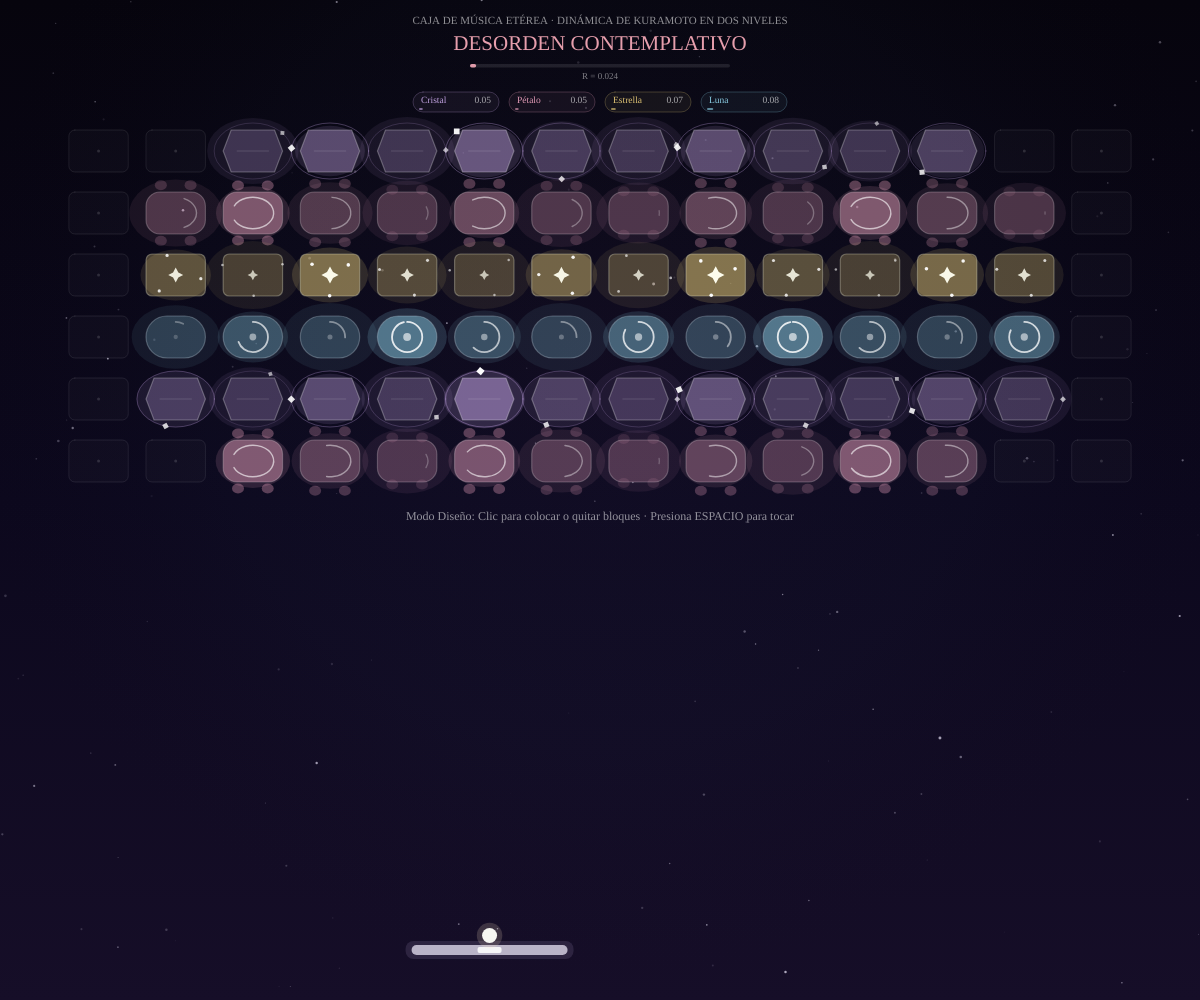
Frame 1 (no input)
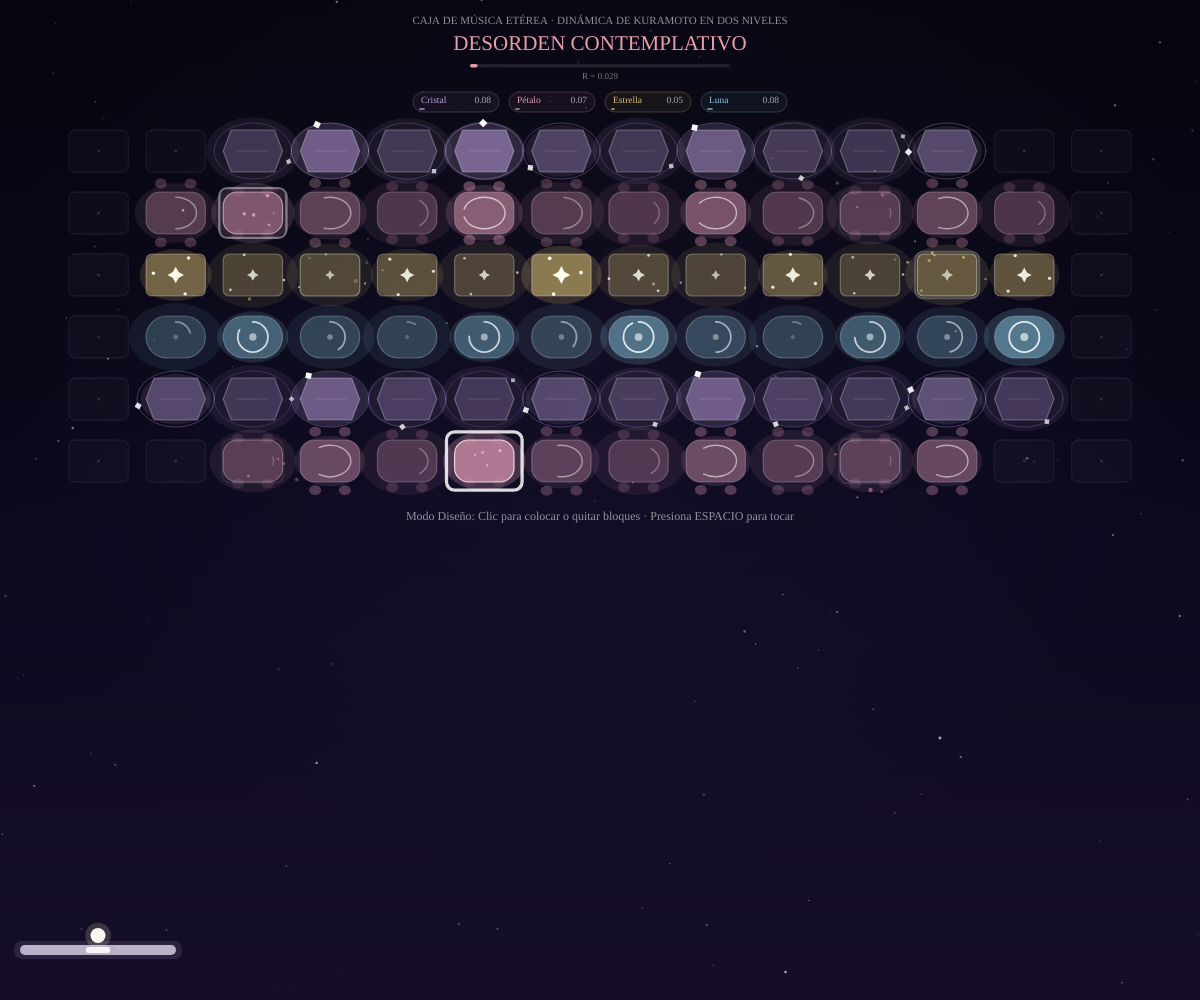
Frame 60 (no input)
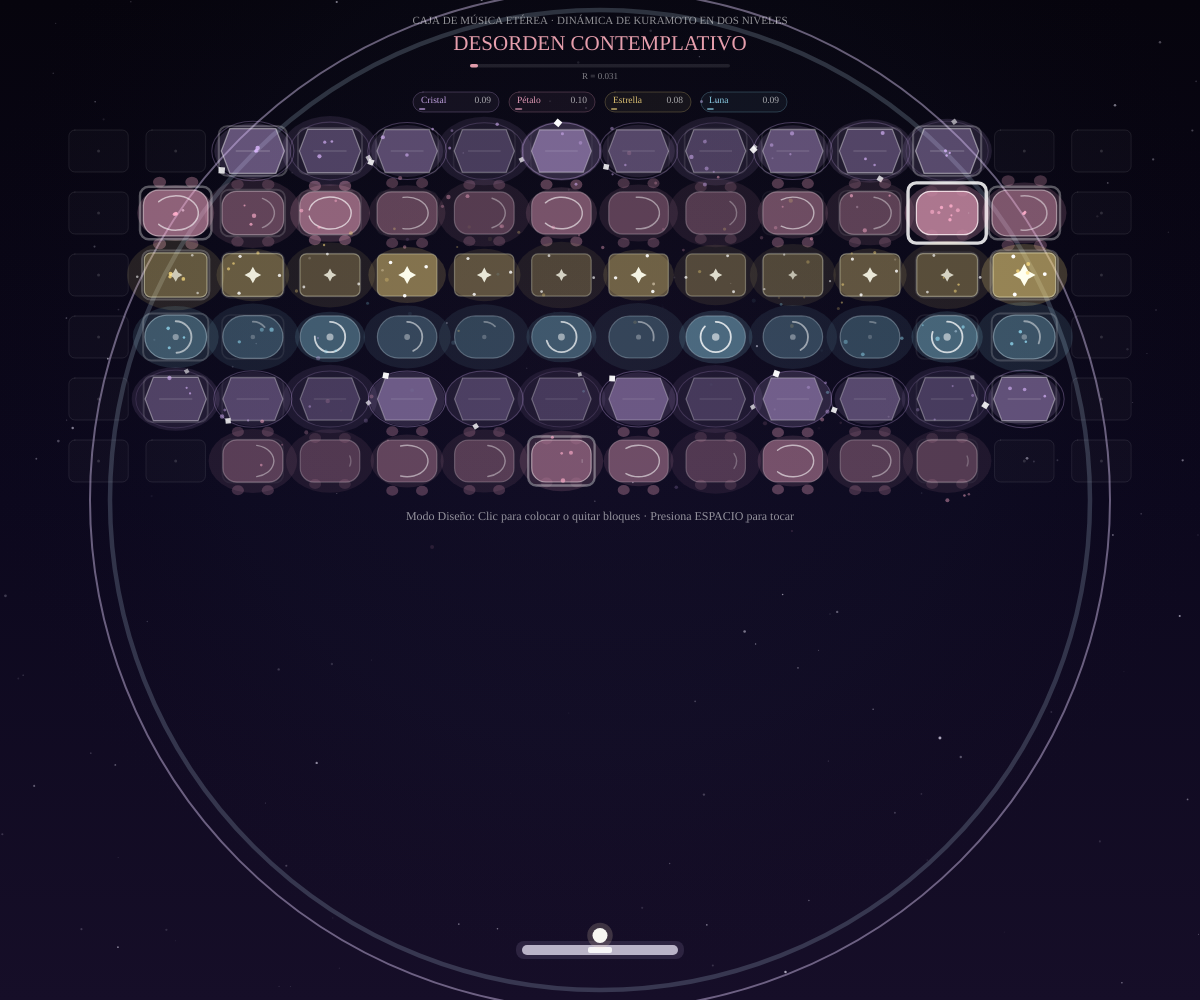
Frame 120 (the mouse pressed at the canvas centre since frame 60)

The p5.js sketch that drew these frames (run headless with seeded random() and noise() and a simulated clock; from frame 60 on, the mouse is pressed at the canvas centre):

// p5.js sketch
// ── sketch.js
/**
 * ============================================================================
 * CAJA DE MÚSICA ETÉREA GENERATIVA BASADA EN KURAMOTO
 * ============================================================================
 * Experiencia audiovisual performativa y contemplativa para la Web.
 * 
 * Dinámica matemática de Kuramoto:
 * dθᵢ/dt = ωᵢ + Σⱼ Kᵢⱼ sin(θⱼ - θᵢ) + ξᵢ(t)
 * 
 * Sincronización lenta y progresiva (~1 minuto):
 * - K rescalado para una convergencia suave y meditativa.
 * - dθᵢ/dt acotado estrictamente hacia adelante para evitar oscilaciones
 *   negativas o inestabilidad numérica.
 * - Fases iniciales distribuidas uniformemente por proporción áurea.
 * 
 * Interacción performativa:
 * - Modo Diseño (SETUP) para colocar/quitar bloques en la constelación.
 * - Modo Tocar (PLAY) con la pelota etérea y el paddle.
 * - La pelota al golpear un bloque reinicia 100% su tiempo (phase = 0).
 * - Control de velocidad de la pelota.
 * - Al salir del campo: onda expansiva luminosa que desorganiza armónicamente.
 * ============================================================================
 */

// ============================================================================
// 1. MOTOR DE AUDIO WEB AUDIO API
// ============================================================================
class EtherealAudioEngine {
  constructor() {
    this.ctx = null;
    this.masterGain = null;
    this.limiter = null;
    this.reverbNode = null;
    this.isReady = false;
  }

  init() {
    if (this.isReady) return;
    try {
      const AudioContext = window.AudioContext || window.webkitAudioContext;
      this.ctx = new AudioContext();

      // Limitador / Compresor Maestro
      this.limiter = this.ctx.createDynamicsCompressor();
      this.limiter.threshold.setValueAtTime(-14, this.ctx.currentTime);
      this.limiter.knee.setValueAtTime(8, this.ctx.currentTime);
      this.limiter.ratio.setValueAtTime(14, this.ctx.currentTime);
      this.limiter.attack.setValueAtTime(0.003, this.ctx.currentTime);
      this.limiter.release.setValueAtTime(0.20, this.ctx.currentTime);

      this.masterGain = this.ctx.createGain();
      this.masterGain.gain.setValueAtTime(0.75, this.ctx.currentTime);

      // Reverberación convolutiva procedural etérea
      this.reverbNode = this.createEtherealReverb(2.6, 2.2);

      this.reverbGain = this.ctx.createGain();
      this.reverbGain.gain.setValueAtTime(0.48, this.ctx.currentTime);

      this.dryGain = this.ctx.createGain();
      this.dryGain.gain.setValueAtTime(0.65, this.ctx.currentTime);

      this.limiter.connect(this.dryGain);
      this.dryGain.connect(this.masterGain);

      this.limiter.connect(this.reverbNode);
      this.reverbNode.connect(this.reverbGain);
      this.reverbGain.connect(this.masterGain);

      this.masterGain.connect(this.ctx.destination);
      this.isReady = true;

      const banner = document.getElementById("audio-prompt");
      if (banner) banner.style.display = "none";
    } catch (e) {
      console.warn("Web Audio API inicialización diferida:", e);
    }
  }

  resume() {
    if (this.ctx && this.ctx.state === "suspended") {
      this.ctx.resume();
    }
  }

  createEtherealReverb(duration, decay) {
    const sampleRate = this.ctx.sampleRate;
    const length = sampleRate * duration;
    const impulse = this.ctx.createBuffer(2, length, sampleRate);
    const left = impulse.getChannelData(0);
    const right = impulse.getChannelData(1);

    for (let i = 0; i < length; i++) {
      const t = i / length;
      const factor = Math.exp(-t * decay * 3.5);
      left[i] = (Math.random() * 2 - 1) * factor;
      right[i] = (Math.random() * 2 - 1) * factor;
    }

    const convolver = this.ctx.createConvolver();
    convolver.buffer = impulse;
    return convolver;
  }

  playNote(familyId, freq, panX, isPerturbed = false) {
    if (!this.isReady) return;
    this.resume();

    const now = this.ctx.currentTime;

    // Escalar dinámicamente la ganancia según el total de bloques activos
    // para que incluso con 80+ bloques sonando juntos, la mezcla sea cristalina
    const blockCount = Math.max(16, blocks.length);
    const polyScale = constrain(24 / blockCount, 0.32, 1.0);

    const panner = this.ctx.createStereoPanner ? this.ctx.createStereoPanner() : null;
    if (panner) {
      panner.pan.setValueAtTime(constrain(panX, -0.85, 0.85), now);
      panner.connect(this.limiter);
    }

    const dest = panner || this.limiter;

    switch (familyId) {
      case 0:
        this.synthCrystal(freq, dest, now, isPerturbed, polyScale);
        break;
      case 1:
        this.synthPetal(freq, dest, now, isPerturbed, polyScale);
        break;
      case 2:
        this.synthStar(freq, dest, now, isPerturbed, polyScale);
        break;
      case 3:
        this.synthMoon(freq, dest, now, isPerturbed, polyScale);
        break;
    }
  }

  synthCrystal(freq, dest, now, isPerturbed, polyScale = 1.0) {
    const osc1 = this.ctx.createOscillator();
    const osc2 = this.ctx.createOscillator();
    const gain = this.ctx.createGain();

    osc1.type = "sine";
    osc2.type = "sine";
    osc1.frequency.setValueAtTime(freq, now);
    osc2.frequency.setValueAtTime(freq * 2 + 1.2, now);

    const amp = (isPerturbed ? 0.08 : 0.05) * polyScale;
    const dur = isPerturbed ? 1.7 : 2.1;

    gain.gain.setValueAtTime(0.0001, now);
    gain.gain.linearRampToValueAtTime(amp, now + 0.008);
    gain.gain.exponentialRampToValueAtTime(0.0001, now + dur);

    osc1.connect(gain);
    osc2.connect(gain);
    gain.connect(dest);

    osc1.start(now);
    osc2.start(now);
    osc1.stop(now + dur + 0.05);
    osc2.stop(now + dur + 0.05);
  }

  synthPetal(freq, dest, now, isPerturbed, polyScale = 1.0) {
    const osc = this.ctx.createOscillator();
    const filter = this.ctx.createBiquadFilter();
    const gain = this.ctx.createGain();

    osc.type = "triangle";
    osc.frequency.setValueAtTime(freq, now);

    filter.type = "lowpass";
    filter.frequency.setValueAtTime(1200, now);
    filter.Q.setValueAtTime(1.5, now);

    const amp = (isPerturbed ? 0.075 : 0.045) * polyScale;
    const dur = isPerturbed ? 1.6 : 1.9;

    gain.gain.setValueAtTime(0.0001, now);
    gain.gain.linearRampToValueAtTime(amp, now + 0.015);
    gain.gain.exponentialRampToValueAtTime(0.0001, now + dur);

    osc.connect(filter);
    filter.connect(gain);
    gain.connect(dest);

    osc.start(now);
    osc.stop(now + dur + 0.05);
  }

  synthStar(freq, dest, now, isPerturbed, polyScale = 1.0) {
    const osc1 = this.ctx.createOscillator();
    const osc2 = this.ctx.createOscillator();
    const gain = this.ctx.createGain();

    osc1.type = "sine";
    osc2.type = "sine";
    osc1.frequency.setValueAtTime(freq, now);
    osc2.frequency.setValueAtTime(freq * 3, now);

    const amp = (isPerturbed ? 0.07 : 0.04) * polyScale;
    const dur = isPerturbed ? 1.9 : 2.3;

    gain.gain.setValueAtTime(0.0001, now);
    gain.gain.linearRampToValueAtTime(amp, now + 0.006);
    gain.gain.exponentialRampToValueAtTime(0.0001, now + dur);

    osc1.connect(gain);
    osc2.connect(gain);
    gain.connect(dest);

    osc1.start(now);
    osc2.start(now);
    osc1.stop(now + dur + 0.05);
    osc2.stop(now + dur + 0.05);
  }

  synthMoon(freq, dest, now, isPerturbed, polyScale = 1.0) {
    const osc = this.ctx.createOscillator();
    const sub = this.ctx.createOscillator();
    const filter = this.ctx.createBiquadFilter();
    const gain = this.ctx.createGain();

    osc.type = "sine";
    sub.type = "sine";
    osc.frequency.setValueAtTime(freq, now);
    sub.frequency.setValueAtTime(freq * 0.5, now);

    filter.type = "lowpass";
    filter.frequency.setValueAtTime(800, now);

    const amp = (isPerturbed ? 0.09 : 0.06) * polyScale;
    const dur = isPerturbed ? 2.2 : 2.7;

    gain.gain.setValueAtTime(0.0001, now);
    gain.gain.linearRampToValueAtTime(amp, now + 0.02);
    gain.gain.exponentialRampToValueAtTime(0.0001, now + dur);

    osc.connect(filter);
    sub.connect(filter);
    filter.connect(gain);
    gain.connect(dest);

    osc.start(now);
    sub.start(now);
    osc.stop(now + dur + 0.05);
    sub.stop(now + dur + 0.05);
  }

  playWaveSigh() {
    if (!this.isReady) return;
    this.resume();
    const now = this.ctx.currentTime;
    const chord = [220.00, 293.66, 369.99, 440.00];
    chord.forEach((f, i) => {
      const osc = this.ctx.createOscillator();
      const gain = this.ctx.createGain();
      osc.type = "sine";
      osc.frequency.setValueAtTime(f * 1.5, now + i * 0.04);
      gain.gain.setValueAtTime(0.0001, now);
      gain.gain.linearRampToValueAtTime(0.015, now + i * 0.04 + 0.03);
      gain.gain.exponentialRampToValueAtTime(0.0001, now + 2.5);
      osc.connect(gain);
      gain.connect(this.reverbNode);
      osc.start(now + i * 0.04);
      osc.stop(now + 2.6);
    });
  }
}

// ============================================================================
// 2. ESCALAS Y FAMILIAS AUDIOVISUALES
// ============================================================================
const HARP_SCALE = [
  146.83, // D3
  185.00, // F#3
  220.00, // A3
  246.94, // B3
  293.66, // D4
  329.63, // E4
  369.99, // F#4
  440.00, // A4
  493.88, // B4
  554.37, // C#5
  587.33, // D5
  659.25, // E5
  739.99, // F#5
  880.00, // A5
  987.77, // B5
  1174.66 // D6
];

const FAMILIES = [
  {
    id: 0,
    name: "Cristal",
    colorHex: "#dcb8ff",
    rgb: [220, 184, 255],
    baseOmega: 0.0165, // ~6.3 segundos por ciclo
    desc: "Prismas translúcidos · Arpa de cristal"
  },
  {
    id: 1,
    name: "Pétalo",
    colorHex: "#ffafcc",
    rgb: [255, 175, 204],
    baseOmega: 0.0175, // ~6.0 segundos por ciclo
    desc: "Formas orgánicas que respiran · Celesta cálida"
  },
  {
    id: 2,
    name: "Estrella",
    colorHex: "#ffe082",
    rgb: [255, 224, 130],
    baseOmega: 0.0155, // ~6.7 segundos por ciclo
    desc: "Polvo cósmico orbital · Campanas de luz"
  },
  {
    id: 3,
    name: "Luna",
    colorHex: "#9be7ff",
    rgb: [155, 231, 255],
    baseOmega: 0.0145, // ~7.2 segundos por ciclo
    desc: "Cápsulas lunares · Cuenco tibetano profundo"
  }
];

// ============================================================================
// 3. ESTADO GLOBAL
// ============================================================================
let audio;
let blocks = [];
let ball;
let paddle;
let perturbationWaves = [];
let particles = [];
let stars = [];

// Modo de la aplicación: "SETUP" (diseño de bloques) o "PLAY" (música activa)
let appMode = "SETUP";
let selectedPaintFamily = 0; // Familia activa para colocar con clic

// Parámetros de Kuramoto (calibrados para sincronización pausada de ~1 minuto)
let K_global = 0.50;      // Acoplamiento intra-familia base
let K_inter = 0.30;       // Acoplamiento inter-familias (Nivel 2)
let freqSpread = 0.006;   // Dispersión natural de frecuencias (Δω)
let noiseLevel = 0.00015; // Micro-fluctuación térmica suave

// Factores de escala de acoplamiento para evolución lenta y matemáticamente estable
const K_INTRA_SCALE = 0.0028;  // A K_global=0.50 -> pull ~0.0014 rad/frame (~60s para sincronizar)
const K_INTER_SCALE = 0.0016;  // A K_inter=0.30 -> pull inter-familias suave

// Velocidad de la pelota
let ballSpeedMult = 1.0;

// Parámetros de orden en tiempo real
let R_global = 0;
let R_families = [0, 0, 0, 0];

// Geometría del campo
// Geometría del campo (por defecto cuadrícula amplia de 14 columnas x 6 filas)
let BLOCK_W, BLOCK_H, GAP_X, GAP_Y;
let FIELD_LEFT, FIELD_TOP, FIELD_WIDTH, FIELD_HEIGHT;
let COLUMNS = 14, ROWS = 6;

// ============================================================================
// 4. SETUP Y CICLO PRINCIPAL (p5.js)
// ============================================================================
function setup() {
  const canvas = createCanvas(windowWidth, windowHeight);
  canvas.parent(document.body);
  colorMode(RGB, 255);
  ellipseMode(CENTER);
  rectMode(CORNER);
  smooth();

  audio = new EtherealAudioEngine();

  initStarfield();
  paddle = new LuminousPaddle();
  ball = new EtherealBall();

  computeFieldDimensions();
  buildInitialConstellation();

  bindDomControls();
}

function windowResized() {
  resizeCanvas(windowWidth, windowHeight);
  computeFieldDimensions();
  for (let b of blocks) b.recalculatePosition();
  paddle.reposition();
  initStarfield();
}

function computeFieldDimensions() {
  // Ocupa generosamente hasta el 90% del ancho disponible y deja margen armónico inferior
  const maxAvailableW = min(width * 0.90, 1450);
  const paddleY = paddle ? paddle.y : height - 55;
  const maxAvailableH = min(height * 0.54, paddleY - height * 0.13 - 75);

  const cellW = maxAvailableW / COLUMNS;
  BLOCK_W = constrain(cellW * 0.77, 24, 76);
  GAP_X = constrain(cellW * 0.23, 5, 22);

  const cellH = maxAvailableH / ROWS;
  BLOCK_H = constrain(cellH * 0.68, 14, 42);
  GAP_Y = constrain(cellH * 0.32, 5, 20);

  FIELD_WIDTH = COLUMNS * BLOCK_W + (COLUMNS - 1) * GAP_X;
  FIELD_HEIGHT = ROWS * BLOCK_H + (ROWS - 1) * GAP_Y;

  FIELD_LEFT = (width - FIELD_WIDTH) / 2;
  FIELD_TOP = height * 0.13;
}

// Constelación armónica balanceada en la cuadrícula amplia
function buildInitialConstellation() {
  blocks = [];
  for (let r = 0; r < ROWS; r++) {
    const familyId = r % 4;
    // Patrón celestial con bordes sutilmente escalonados
    const startC = (r === 0 || r === ROWS - 1) ? 2 : 1;
    const endC = (r === 0 || r === ROWS - 1) ? COLUMNS - 2 : COLUMNS - 1;
    for (let c = startC; c < endC; c++) {
      const noteIdx = (r * 3 + c) % HARP_SCALE.length;
      const freq = HARP_SCALE[noteIdx];
      blocks.push(new KuramotoBlock(c, r, familyId, freq));
    }
  }
  randomizePhases();
}

function initStarfield() {
  stars = [];
  const count = floor(map(width * height, 400000, 2000000, 90, 180, true));
  for (let i = 0; i < count; i++) {
    stars.push({
      x: random(width),
      y: random(height),
      size: random(0.8, 2.4),
      alphaBase: random(40, 180),
      speed: random(0.002, 0.007),
      phase: random(TWO_PI)
    });
  }
}

// ============================================================================
// 5. DRAW LOOP
// ============================================================================
function draw() {
  handleContinuousKeys();

  drawCosmicBackground();
  drawStarfield();

  // En modo diseño, dibuja las casillas vacías de la cuadrícula
  if (appMode === "SETUP") {
    drawSetupGridSlots();
  }

  // Actualizar dinámica de Kuramoto
  updateKuramotoDynamics();

  // Ondas de perturbación
  updateAndDrawWaves();

  // Dibujar bloques
  for (let b of blocks) {
    b.update();
    b.display();
  }

  // Paddle y Pelota
  paddle.update();
  paddle.display();

  ball.update();
  ball.checkPaddle(paddle);
  ball.checkBlocks(blocks);
  ball.display();

  // Partículas y HUD
  updateAndDrawParticles();
  drawEtherealHUD();
}

// Dibuja las casillas vacías de la constelación en modo diseño
function drawSetupGridSlots() {
  push();
  rectMode(CORNER);

  for (let c = 0; c < COLUMNS; c++) {
    for (let r = 0; r < ROWS; r++) {
      const exists = blocks.some(b => b.col === c && b.row === r);
      if (!exists) {
        const x = FIELD_LEFT + c * (BLOCK_W + GAP_X);
        const y = FIELD_TOP + r * (BLOCK_H + GAP_Y);

        stroke(255, 255, 255, 22);
        strokeWeight(1);
        fill(255, 255, 255, 5);
        rect(x, y, BLOCK_W, BLOCK_H, 6);

        noStroke();
        fill(255, 255, 255, 35);
        circle(x + BLOCK_W / 2, y + BLOCK_H / 2, 3);
      }
    }
  }

  // Mensaje de guía sutil en modo diseño
  textAlign(CENTER, CENTER);
  textFont("Outfit");
  textSize(12);
  fill(255, 255, 255, 140);
  text("Modo Diseño: Clic para colocar o quitar bloques · Presiona ESPACIO para tocar", width / 2, FIELD_TOP + FIELD_HEIGHT + 35);
  pop();
}

// ============================================================================
// 6. DINÁMICA DE KURAMOTO EN DOS NIVELES (Estable y Progresiva)
// ============================================================================
function updateKuramotoDynamics() {
  const N = blocks.length;
  if (N === 0) {
    R_global = 0;
    R_families = [0, 0, 0, 0];
    return;
  }

  // 1. Calcular parámetros de orden R
  calculateOrderParameters();

  // 2. Integración matemática de Kuramoto
  const deltaThetas = new Float32Array(N);

  // Conteo de miembros por familia para normalizar acoplamiento
  const famCounts = [0, 0, 0, 0];
  for (let b of blocks) famCounts[b.familyId]++;

  for (let i = 0; i < N; i++) {
    const bi = blocks[i];
    let couplingSum = 0;
    const fi = bi.familyId;
    const nSameFamily = famCounts[fi];

    for (let j = 0; j < N; j++) {
      if (i === j) continue;
      const bj = blocks[j];
      const fj = bj.familyId;
      const sinDiff = Math.sin(bj.phase - bi.phase);

      if (fi === fj) {
        // Nivel 1: Acoplamiento intra-familia
        const denom = Math.max(1, nSameFamily);
        couplingSum += ((K_global * K_INTRA_SCALE) / denom) * sinDiff;
      } else {
        // Nivel 2: Acoplamiento inter-familias
        // Se intensifica a medida que ambas familias alcanzan coherencia interna
        const familyCoherence = Math.sqrt(R_families[fi] * R_families[fj]);
        const dynamicInterK = (K_inter * K_INTER_SCALE) * (0.15 + 0.85 * familyCoherence);
        couplingSum += (dynamicInterK / N) * sinDiff;
      }
    }

    const noise = (Math.random() * 2 - 1) * noiseLevel;

    // FÓRMULA CLAVE DE ESTABILIDAD:
    // La velocidad de fase siempre se mantiene positiva (>= 0.003 rad/frame),
    // lo que elimina cualquier oscilación negativa, retroceso o inestabilidad numérica.
    deltaThetas[i] = Math.max(0.003, bi.naturalFreq + couplingSum + noise);
  }

  // 3. Aplicar avance de fase y detectar cruce de ciclo
  for (let i = 0; i < N; i++) {
    const b = blocks[i];
    b.phase += deltaThetas[i];

    // Cruce de ciclo [0, 2π) -> Disparo del sonido y del destello
    if (b.phase >= TWO_PI) {
      b.phase = b.phase % TWO_PI;
      b.triggerPluck(false);
    }
  }
}

function calculateOrderParameters() {
  const N = blocks.length;
  let globalCos = 0, globalSin = 0;
  const famCos = [0, 0, 0, 0];
  const famSin = [0, 0, 0, 0];
  const famCounts = [0, 0, 0, 0];

  for (let i = 0; i < N; i++) {
    const b = blocks[i];
    const c = Math.cos(b.phase);
    const s = Math.sin(b.phase);

    globalCos += c;
    globalSin += s;

    famCos[b.familyId] += c;
    famSin[b.familyId] += s;
    famCounts[b.familyId]++;
  }

  R_global = Math.sqrt(globalCos * globalCos + globalSin * globalSin) / N;

  for (let f = 0; f < 4; f++) {
    if (famCounts[f] > 0) {
      R_families[f] = Math.sqrt(famCos[f] * famCos[f] + famSin[f] * famSin[f]) / famCounts[f];
    } else {
      R_families[f] = 0;
    }
  }
}

// ============================================================================
// 7. BLOQUE DE KURAMOTO
// ============================================================================
class KuramotoBlock {
  constructor(col, row, familyId, noteFreq) {
    this.col = col;
    this.row = row;
    this.familyId = familyId;
    this.family = FAMILIES[familyId];
    this.noteFreq = noteFreq;

    this.recalculatePosition();

    this.phase = random(TWO_PI);
    this.naturalFreq = this.family.baseOmega + (random(-1, 1) + random(-1, 1)) * 0.5 * freqSpread;

    this.flashPulse = 0;
    this.perturbScale = 1.0;
    this.lastPluckTime = 0;
  }

  recalculatePosition() {
    this.x = FIELD_LEFT + this.col * (BLOCK_W + GAP_X);
    this.y = FIELD_TOP + this.row * (BLOCK_H + GAP_Y);
    this.w = BLOCK_W;
    this.h = BLOCK_H;
    this.centerX = this.x + this.w / 2;
    this.centerY = this.y + this.h / 2;
  }

  update() {
    this.flashPulse *= 0.90;
    this.perturbScale += (1.0 - this.perturbScale) * 0.12;
  }

  triggerPluck(isPerturbed = false) {
    const nowMs = millis();
    if (this.lastPluckTime && nowMs - this.lastPluckTime < 80) return;
    this.lastPluckTime = nowMs;

    this.flashPulse = 1.0;
    const panNorm = map(this.centerX, 0, width, -0.85, 0.85);
    audio.playNote(this.familyId, this.noteFreq, panNorm, isPerturbed);

    const sparkCount = isPerturbed ? 10 : 4;
    for (let i = 0; i < sparkCount; i++) {
      particles.push(new StardustSpark(
        this.centerX + random(-this.w * 0.3, this.w * 0.3),
        this.centerY + random(-this.h * 0.3, this.h * 0.3),
        this.family.rgb,
        isPerturbed ? 1.6 : 1.0
      ));
    }
  }

  // REINICIO COMPLETO DE TIEMPO:
  // La pelota al golpear resetea la fase a 0.0 exactamente
  resetTiming() {
    this.phase = 0; // FULLY RESET TIMING
    this.flashPulse = 1.0;
    this.perturbScale = 1.35;
    this.triggerPluck(true);
  }

  perturbByWave(waveDist, maxDistance = 650) {
    const factor = Math.exp(-waveDist / maxDistance);
    const delta = factor * 2.0;
    this.phase = (this.phase + delta) % TWO_PI;
    this.flashPulse = max(this.flashPulse, factor * 0.85);
    this.perturbScale = 1.0 + factor * 0.22;

    for (let i = 0; i < 3; i++) {
      particles.push(new StardustSpark(this.centerX, this.centerY, this.family.rgb, 0.8));
    }
  }

  display() {
    push();
    translate(this.centerX, this.centerY);
    scale(this.perturbScale);

    const rgb = this.family.rgb;
    const phaseProgress = this.phase / TWO_PI;
    const anticipGlow = Math.pow(phaseProgress, 3.2);

    const currentAlpha = map(this.flashPulse, 0, 1, 90 + anticipGlow * 110, 255);

    // Halo difuso exterior que respira con la fase
    noStroke();
    const haloSize = (this.w + this.h) * 0.45 * (1 + 0.15 * Math.sin(this.phase));
    fill(rgb[0], rgb[1], rgb[2], 18 + this.flashPulse * 45 + anticipGlow * 25);
    ellipse(0, 0, haloSize * 1.8, haloSize * 1.3);

    switch (this.familyId) {
      case 0:
        this.drawCrystalFamily(currentAlpha, phaseProgress, rgb);
        break;
      case 1:
        this.drawPetalFamily(currentAlpha, phaseProgress, rgb);
        break;
      case 2:
        this.drawStarFamily(currentAlpha, phaseProgress, rgb);
        break;
      case 3:
        this.drawMoonFamily(currentAlpha, phaseProgress, rgb);
        break;
    }

    // Destello de pulso
    if (this.flashPulse > 0.05) {
      noFill();
      stroke(255, 255, 255, this.flashPulse * 240);
      strokeWeight(1.5 + this.flashPulse * 2);
      const fw = this.w + this.flashPulse * 18;
      const fh = this.h + this.flashPulse * 18;
      rect(-fw / 2, -fh / 2, fw, fh, 8);
    }

    pop();
  }

  drawCrystalFamily(alphaVal, phaseProgress, rgb) {
    const hw = this.w / 2;
    const hh = this.h / 2;

    fill(rgb[0], rgb[1], rgb[2], alphaVal * 0.55);
    stroke(255, 255, 255, map(this.flashPulse, 0, 1, 70, 240));
    strokeWeight(1.2);

    beginShape();
    vertex(-hw + 8, -hh);
    vertex(hw - 8, -hh);
    vertex(hw, 0);
    vertex(hw - 8, hh);
    vertex(-hw + 8, hh);
    vertex(-hw, 0);
    endShape(CLOSE);

    stroke(255, 255, 255, 45 + this.flashPulse * 120);
    strokeWeight(0.8);
    line(-hw + 14, 0, hw - 14, 0);

    // Prisma orbital que anticipa la fase
    const orbitAngle = this.phase - HALF_PI;
    const orbitRadX = hw + 9;
    const orbitRadY = hh + 7;
    const px = Math.cos(orbitAngle) * orbitRadX;
    const py = Math.sin(orbitAngle) * orbitRadY;

    noFill();
    stroke(rgb[0], rgb[1], rgb[2], 30 + phaseProgress * 55);
    strokeWeight(1);
    ellipse(0, 0, orbitRadX * 2, orbitRadY * 2);

    fill(255, 255, 255, 140 + phaseProgress * 115);
    noStroke();
    push();
    translate(px, py);
    rotate(orbitAngle + QUARTER_PI);
    const pSize = 3.5 + phaseProgress * 2.5 + this.flashPulse * 3;
    rect(-pSize / 2, -pSize / 2, pSize, pSize);
    pop();
  }

  drawPetalFamily(alphaVal, phaseProgress, rgb) {
    const hw = this.w / 2;
    const hh = this.h / 2;

    const unfold = Math.sin(this.phase * 0.5) * 6 + phaseProgress * 5;
    noStroke();
    fill(rgb[0], rgb[1], rgb[2], 25 + phaseProgress * 65);
    ellipse(-hw * 0.5, -hh - unfold, 12, 10);
    ellipse(hw * 0.5, -hh - unfold, 12, 10);
    ellipse(-hw * 0.5, hh + unfold, 12, 10);
    ellipse(hw * 0.5, hh + unfold, 12, 10);

    fill(rgb[0], rgb[1], rgb[2], alphaVal * 0.6);
    stroke(255, 240, 245, map(this.flashPulse, 0, 1, 60, 230));
    strokeWeight(1.2);
    rect(-hw, -hh, this.w, this.h, 14);

    noFill();
    stroke(255, 255, 255, 50 + phaseProgress * 120);
    strokeWeight(1.4);
    const arcRadius = hw * 0.7;
    arc(0, 0, arcRadius * 2, hh * 1.5, -PI * phaseProgress, PI * phaseProgress);
  }

  drawStarFamily(alphaVal, phaseProgress, rgb) {
    const hw = this.w / 2;
    const hh = this.h / 2;

    fill(rgb[0], rgb[1], rgb[2], alphaVal * 0.55);
    stroke(255, 255, 220, map(this.flashPulse, 0, 1, 75, 240));
    strokeWeight(1.2);
    rect(-hw, -hh, this.w, this.h, 6);

    const starGlow = 4 + phaseProgress * 5 + this.flashPulse * 7;
    fill(255, 255, 240, 160 + phaseProgress * 95);
    noStroke();
    beginShape();
    vertex(0, -starGlow);
    vertex(starGlow * 0.35, -starGlow * 0.35);
    vertex(starGlow, 0);
    vertex(starGlow * 0.35, starGlow * 0.35);
    vertex(0, starGlow);
    vertex(-starGlow * 0.35, starGlow * 0.35);
    vertex(-starGlow, 0);
    vertex(-starGlow * 0.35, -starGlow * 0.35);
    endShape(CLOSE);

    for (let i = 0; i < 3; i++) {
      const angle = this.phase + (i * TWO_PI) / 3;
      const orbitR = map(phaseProgress, 0, 1, hw + 10, hw * 0.65);
      const sx = Math.cos(angle) * orbitR;
      const sy = Math.sin(angle) * (hh * 0.8 + 4);
      fill(255, 255, 255, 120 + phaseProgress * 135);
      circle(sx, sy, 2.2 + phaseProgress * 1.5);
    }
  }

  drawMoonFamily(alphaVal, phaseProgress, rgb) {
    const hw = this.w / 2;
    const hh = this.h / 2;

    fill(rgb[0], rgb[1], rgb[2], alphaVal * 0.52);
    stroke(220, 245, 255, map(this.flashPulse, 0, 1, 70, 235));
    strokeWeight(1.2);
    rect(-hw, -hh, this.w, this.h, hh);

    noFill();
    stroke(255, 255, 255, 70 + phaseProgress * 150);
    strokeWeight(1.8);
    const moonRadius = hh * 0.72;
    arc(0, 0, moonRadius * 2, moonRadius * 2, -HALF_PI, -HALF_PI + TWO_PI * phaseProgress);

    fill(255, 255, 255, 40 + phaseProgress * 120);
    noStroke();
    circle(0, 0, 4 + phaseProgress * 4);
  }
}

// ============================================================================
// 8. LA PELOTA ETÉREA Y EL PADDLE
// ============================================================================
class EtherealBall {
  constructor() {
    this.reset();
    this.history = [];
    this.isRespawning = false;
    this.respawnTimer = 0;
  }

  reset() {
    this.x = width / 2;
    const paddleY = paddle ? paddle.y : height - 55;
    const clearanceCenter = (FIELD_TOP + FIELD_HEIGHT + paddleY) / 2;
    this.y = constrain(clearanceCenter, FIELD_TOP + FIELD_HEIGHT + 20, paddleY - 25);
    this.r = 7.5;
    this.vx = random([-2.2, 2.2]);
    this.vy = -3.2;
    this.history = [];
    this.isRespawning = false;
  }

  update() {
    if (appMode === "SETUP") {
      // En modo diseño, la pelota espera posada sobre el paddle
      this.x = paddle.x + paddle.w / 2;
      this.y = paddle.y - this.r - 2;
      this.history = [];
      return;
    }

    if (this.isRespawning) {
      this.respawnTimer--;
      if (this.respawnTimer <= 0) {
        this.reset();
      }
      return;
    }

    this.history.push({ x: this.x, y: this.y, life: 1.0 });
    if (this.history.length > 14) this.history.shift();
    for (let h of this.history) h.life *= 0.88;

    // Movimiento escalado con ballSpeedMult
    this.x += this.vx * ballSpeedMult;
    this.y += this.vy * ballSpeedMult;

    // Rebotes laterales
    if (this.x - this.r < 10) {
      this.x = 10 + this.r;
      this.vx = Math.abs(this.vx);
      this.spawnBounceSparks();
    } else if (this.x + this.r > width - 10) {
      this.x = width - 10 - this.r;
      this.vx = -Math.abs(this.vx);
      this.spawnBounceSparks();
    }

    // Rebote superior
    if (this.y - this.r < 10) {
      this.y = 10 + this.r;
      this.vy = Math.abs(this.vy);
      this.spawnBounceSparks();
    }

    // SALIDA DEL CAMPO -> ONDA EXPANSIVA DE LUZ
    if (this.y > height + 20 && !this.isRespawning) {
      this.triggerFieldExitWave(this.x, height - 10);
      this.isRespawning = true;
      this.respawnTimer = 75;
    }
  }

  triggerFieldExitWave(exitX, exitY) {
    perturbationWaves.push(new PerturbationWave(exitX, exitY));
    audio.playWaveSigh();

    for (let i = 0; i < 20; i++) {
      particles.push(new StardustSpark(exitX, exitY, [220, 200, 255], 1.8));
    }
  }

  spawnBounceSparks() {
    for (let i = 0; i < 3; i++) {
      particles.push(new StardustSpark(this.x, this.y, [255, 250, 230], 0.7));
    }
  }

  checkPaddle(p) {
    if (this.isRespawning || appMode === "SETUP") return;
    if (
      this.y + this.r >= p.y &&
      this.y - this.r <= p.y + p.h &&
      this.x >= p.x - this.r &&
      this.x <= p.x + p.w + this.r &&
      this.vy > 0
    ) {
      const hitOffset = (this.x - (p.x + p.w / 2)) / (p.w / 2);
      this.vx = hitOffset * 4.2;
      this.vy = -Math.abs(this.vy);
      this.y = p.y - this.r;
      p.pulse = 1.0;
      this.spawnBounceSparks();
    }
  }

  checkBlocks(blockList) {
    if (this.isRespawning || appMode === "SETUP") return;
    for (let b of blockList) {
      if (
        this.x + this.r > b.x &&
        this.x - this.r < b.x + b.w &&
        this.y + this.r > b.y &&
        this.y - this.r < b.y + b.h
      ) {
        // LA PELOTA REINICIA 100% EL TIEMPO DEL BLOQUE (phase = 0)
        b.resetTiming();

        // Rebote elástico
        const prevX = this.x - this.vx * ballSpeedMult;
        const prevY = this.y - this.vy * ballSpeedMult;

        if (prevX + this.r <= b.x || prevX - this.r >= b.x + b.w) {
          this.vx *= -1;
          this.x = (this.vx > 0) ? b.x + b.w + this.r : b.x - this.r;
        } else {
          this.vy *= -1;
          this.y = (this.vy > 0) ? b.y + b.h + this.r : b.y - this.r;
        }
        break;
      }
    }
  }

  display() {
    if (this.isRespawning) return;

    noStroke();
    for (let i = 0; i < this.history.length; i++) {
      const h = this.history[i];
      const trailAlpha = h.life * 90;
      const trailSize = map(i, 0, this.history.length, 2, this.r * 1.5);
      fill(255, 240, 220, trailAlpha);
      circle(h.x, h.y, trailSize);
    }

    fill(255, 235, 200, 45);
    circle(this.x, this.y, this.r * 3.4);

    fill(255, 255, 250, 245);
    circle(this.x, this.y, this.r * 2);
  }
}

class LuminousPaddle {
  constructor() {
    this.reposition();
    this.pulse = 0;
  }

  reposition() {
    this.w = max(width * 0.13, 110);
    this.h = 10;
    this.x = width / 2 - this.w / 2;
    this.y = height - 55;
  }

  update() {
    const targetX = constrain(mouseX - this.w / 2, 20, width - this.w - 20);
    this.x += (targetX - this.x) * 0.22;
    this.pulse *= 0.90;
  }

  display() {
    push();
    translate(this.x, this.y);

    noStroke();
    fill(220, 200, 255, 30 + this.pulse * 70);
    rect(-6, -4, this.w + 12, this.h + 8, 8);

    fill(245, 240, 255, 180 + this.pulse * 75);
    rect(0, 0, this.w, this.h, 5);

    fill(255, 255, 255, 220);
    rect(this.w / 2 - 12, 2, 24, this.h - 4, 2);
    pop();
  }
}

// ============================================================================
// 9. ONDA EXPANSIVA DE PERTURBACIÓN LUMINOSA
// ============================================================================
class PerturbationWave {
  constructor(originX, originY) {
    this.originX = originX;
    this.originY = originY;
    this.radius = 0;
    this.speed = 8.5;
    this.maxRadius = max(width, height) * 1.3;
    this.isAlive = true;
    this.affectedBlocks = new Set();
  }

  update() {
    this.radius += this.speed;

    for (let i = 0; i < blocks.length; i++) {
      if (this.affectedBlocks.has(i)) continue;
      const b = blocks[i];
      const d = dist(this.originX, this.originY, b.centerX, b.centerY);

      if (Math.abs(d - this.radius) < this.speed * 1.2) {
        b.perturbByWave(d, 650);
        this.affectedBlocks.add(i);
      }
    }

    if (this.radius > this.maxRadius) {
      this.isAlive = false;
    }
  }

  display() {
    push();
    noFill();

    const progress = this.radius / this.maxRadius;
    const waveAlpha = (1.0 - progress) * 160;

    stroke(230, 210, 255, waveAlpha);
    strokeWeight(2.0);
    ellipse(this.originX, this.originY, this.radius * 2);

    if (this.radius > 30) {
      stroke(200, 230, 255, waveAlpha * 0.45);
      strokeWeight(4.5);
      ellipse(this.originX, this.originY, (this.radius - 20) * 2);
    }
    pop();
  }
}

function updateAndDrawWaves() {
  for (let i = perturbationWaves.length - 1; i >= 0; i--) {
    const w = perturbationWaves[i];
    w.update();
    w.display();
    if (!w.isAlive) {
      perturbationWaves.splice(i, 1);
    }
  }
}

// ============================================================================
// 10. PARTÍCULAS
// ============================================================================
class StardustSpark {
  constructor(x, y, rgb, speedMult = 1.0) {
    this.x = x;
    this.y = y;
    this.rgb = rgb;
    const angle = random(TWO_PI);
    const speed = random(0.6, 2.8) * speedMult;
    this.vx = Math.cos(angle) * speed;
    this.vy = Math.sin(angle) * speed - 0.4;
    this.life = 255;
    this.decay = random(4.5, 8.5);
    this.size = random(2.0, 4.5);
  }

  update() {
    this.x += this.vx;
    this.y += this.vy;
    this.vy += 0.02;
    this.life -= this.decay;
  }

  display() {
    noStroke();
    fill(this.rgb[0], this.rgb[1], this.rgb[2], this.life * 0.85);
    circle(this.x, this.y, this.size);
  }
}

function updateAndDrawParticles() {
  for (let i = particles.length - 1; i >= 0; i--) {
    const p = particles[i];
    p.update();
    p.display();
    if (p.life <= 0) particles.splice(i, 1);
  }
}

// ============================================================================
// 11. AMBIENTE CÓSMICO
// ============================================================================
function drawCosmicBackground() {
  const ctx = drawingContext;
  const grad = ctx.createLinearGradient(0, 0, 0, height);
  grad.addColorStop(0, '#06040d');
  grad.addColorStop(0.5, '#0c081d');
  grad.addColorStop(1, '#160e28');
  ctx.fillStyle = grad;
  ctx.fillRect(0, 0, width, height);

  const nebulaAlpha = map(R_global, 0, 1, 0.04, 0.12);
  const nebulaGrad = ctx.createRadialGradient(
    width / 2, height * 0.35, 10,
    width / 2, height * 0.35, width * 0.55
  );
  nebulaGrad.addColorStop(0, `rgba(180, 140, 240, ${nebulaAlpha})`);
  nebulaGrad.addColorStop(0.6, `rgba(100, 160, 230, ${nebulaAlpha * 0.5})`);
  nebulaGrad.addColorStop(1, 'rgba(10, 6, 20, 0)');
  ctx.fillStyle = nebulaGrad;
  ctx.fillRect(0, 0, width, height);
}

function drawStarfield() {
  noStroke();
  const globalPulse = (Math.sin(frameCount * 0.03) + 1) * 0.5;

  for (let s of stars) {
    s.phase += s.speed;
    const starTwinkle = (Math.sin(s.phase) + 1) * 0.5;
    const blendedTwinkle = lerp(starTwinkle, globalPulse, R_global * 0.65);
    const alpha = s.alphaBase * (0.3 + 0.7 * blendedTwinkle);

    fill(240, 235, 255, alpha);
    circle(s.x, s.y, s.size * (1 + 0.25 * blendedTwinkle));
  }
}

// ============================================================================
// 12. HUD ETÉREO
// ============================================================================
function drawEtherealHUD() {
  push();
  textAlign(CENTER, TOP);

  let stateTitle = "DESORDEN CONTEMPLATIVO";
  let stateColor = [255, 175, 190];

  if (R_global >= 0.88) {
    stateTitle = "RESPIRACIÓN COLECTIVA ESTABLE";
    stateColor = [255, 245, 190];
  } else if (R_global >= 0.68) {
    stateTitle = "ORGANIZACIÓN GLOBAL EMERGENTE";
    stateColor = [160, 240, 230];
  } else if (R_global >= 0.35) {
    stateTitle = "ORGANIZACIÓN DE FAMILIA";
    stateColor = [220, 195, 255];
  }

  noStroke();
  fill(255, 255, 255, 140);
  textFont("Outfit");
  textSize(11);
  text("CAJA DE MÚSICA ETÉREA · DINÁMICA DE KURAMOTO EN DOS NIVELES", width / 2, 16);

  fill(stateColor[0], stateColor[1], stateColor[2], 230);
  textFont("Cormorant Garamond");
  textSize(21);
  text(stateTitle, width / 2, 34);

  const barW = min(width * 0.28, 260);
  const barH = 3.5;
  const barX = width / 2 - barW / 2;
  const barY = 64;

  fill(255, 255, 255, 25);
  rect(barX, barY, barW, barH, 2);

  fill(stateColor[0], stateColor[1], stateColor[2], 220);
  rect(barX, barY, barW * R_global, barH, 2);

  textFont("Outfit");
  textSize(9);
  fill(255, 255, 255, 120);
  text(`R = ${R_global.toFixed(3)}`, width / 2, barY + 8);

  // Indicadores por familia
  const famBadgeW = 86;
  const famSpacing = 10;
  const totalFamW = 4 * famBadgeW + 3 * famSpacing;
  const startFamX = width / 2 - totalFamW / 2;
  const famY = barY + 28;

  for (let i = 0; i < 4; i++) {
    const fam = FAMILIES[i];
    const fx = startFamX + i * (famBadgeW + famSpacing);
    const Rf = R_families[i];

    stroke(fam.rgb[0], fam.rgb[1], fam.rgb[2], 55);
    strokeWeight(1);
    fill(fam.rgb[0], fam.rgb[1], fam.rgb[2], 12);
    rect(fx, famY, famBadgeW, 20, 10);

    noStroke();
    fill(fam.rgb[0], fam.rgb[1], fam.rgb[2], 140);
    rect(fx + 6, famY + 16, (famBadgeW - 12) * Rf, 2, 1);

    textAlign(LEFT, CENTER);
    textFont("Outfit");
    textSize(9.5);
    fill(fam.rgb[0], fam.rgb[1], fam.rgb[2], 220);
    text(fam.name, fx + 8, famY + 8);

    textAlign(RIGHT, CENTER);
    fill(255, 255, 255, 160);
    text(Rf.toFixed(2), fx + famBadgeW - 8, famY + 8);
  }

  pop();
}

// ============================================================================
// 13. INTERACCIÓN Y EVENTOS
// ============================================================================
document.addEventListener("contextmenu", (e) => {
  if (e.target.tagName === "CANVAS") e.preventDefault();
});

function mousePressed(event) {
  audio.init();

  const isRightClick = (mouseButton === RIGHT) || (event && event.button === 2);
  const isShift = keyIsDown(SHIFT);

  // 1. Clic sobre un bloque existente
  const hitIndex = blocks.findIndex(b =>
    mouseX >= b.x && mouseX <= b.x + b.w &&
    mouseY >= b.y && mouseY <= b.y + b.h
  );

  if (hitIndex !== -1) {
    const b = blocks[hitIndex];

    // Cambiar familia (lo que al usuario le gusta conservar)
    if (isRightClick || isShift) {
      b.familyId = (b.familyId + 1) % 4;
      b.family = FAMILIES[b.familyId];
      b.naturalFreq = b.family.baseOmega + (random(-1, 1) + random(-1, 1)) * 0.5 * freqSpread;
      b.triggerPluck(true);
      return false;
    }

    if (appMode === "SETUP") {
      // En modo diseño:
      if (b.familyId === selectedPaintFamily) {
        // Mismo color -> quitar bloque
        blocks.splice(hitIndex, 1);
      } else {
        // Distinto color -> asignar familia activa
        b.familyId = selectedPaintFamily;
        b.family = FAMILIES[selectedPaintFamily];
        b.naturalFreq = b.family.baseOmega + (random(-1, 1) + random(-1, 1)) * 0.5 * freqSpread;
        b.triggerPluck(true);
      }
      return false;
    } else {
      // En modo tocar: golpear y resetear tiempo
      b.resetTiming();
      return false;
    }
  }

  // 2. Clic en una casilla vacía de la cuadrícula
  if (
    mouseX >= FIELD_LEFT && mouseX <= FIELD_LEFT + FIELD_WIDTH &&
    mouseY >= FIELD_TOP && mouseY <= FIELD_TOP + FIELD_HEIGHT
  ) {
    const col = Math.floor((mouseX - FIELD_LEFT) / (BLOCK_W + GAP_X));
    const row = Math.floor((mouseY - FIELD_TOP) / (BLOCK_H + GAP_Y));

    if (col >= 0 && col < COLUMNS && row >= 0 && row < ROWS) {
      const noteIdx = (row * 3 + col) % HARP_SCALE.length;
      const freq = HARP_SCALE[noteIdx];
      const newBlock = new KuramotoBlock(col, row, selectedPaintFamily, freq);
      newBlock.phase = random(TWO_PI);
      newBlock.triggerPluck(true);
      blocks.push(newBlock);
      return false;
    }
  }

  // 3. Clic en espacio libre fuera de la cuadrícula
  if (mouseY < height - 70) {
    perturbationWaves.push(new PerturbationWave(mouseX, mouseY));
    audio.playWaveSigh();
    for (let i = 0; i < 16; i++) {
      particles.push(new StardustSpark(mouseX, mouseY, [220, 200, 255], 1.4));
    }
  }
}

function handleContinuousKeys() {
  if (keyIsDown(UP_ARROW)) {
    K_global = min(K_global + 0.010, 2.0);
    updateDomSlider("slider-k", "val-k", K_global);
  }
  if (keyIsDown(DOWN_ARROW)) {
    K_global = max(K_global - 0.010, 0.0);
    updateDomSlider("slider-k", "val-k", K_global);
  }
  if (keyIsDown(RIGHT_ARROW)) {
    freqSpread = min(freqSpread + 0.0002, 0.020);
    updateDomSlider("slider-spread", "val-spread", freqSpread, 3);
  }
  if (keyIsDown(LEFT_ARROW)) {
    freqSpread = max(freqSpread - 0.0002, 0.001);
    updateDomSlider("slider-spread", "val-spread", freqSpread, 3);
  }
}

function keyPressed() {
  audio.init();

  // Teclas 1 a 4 para cambiar la familia activa de colocación
  if (key >= '1' && key <= '4') {
    selectPaintFamily(int(key) - 1);
  }

  // Espacio: alternar entre modo Diseño y modo Tocar (o relanzar pelota)
  if (key === ' ') {
    if (appMode === "SETUP") {
      setAppMode("PLAY");
    } else {
      ball.reset();
    }
  }

  // Tecla E o Tab: alternar modo
  if (key === 'e' || key === 'E') {
    setAppMode(appMode === "SETUP" ? "PLAY" : "SETUP");
  }

  // W: onda expansiva manual
  if (key === 'w' || key === 'W') {
    triggerManualWave();
  }

  // C: sembrar caos / aleatorizar fases con dispersión áurea
  if (key === 'c' || key === 'C') {
    randomizePhases();
  }
}

// ============================================================================
// 14. FUNCIONES EXPUESTAS AL DOM
// ============================================================================
function setAppMode(mode) {
  appMode = mode;
  const btnSetup = document.getElementById("btn-mode-setup");
  const btnPlay = document.getElementById("btn-mode-play");

  if (btnSetup && btnPlay) {
    if (mode === "SETUP") {
      btnSetup.classList.add("active");
      btnPlay.classList.remove("active");
    } else {
      btnPlay.classList.add("active");
      btnSetup.classList.remove("active");
      ball.reset();
    }
  }
}

function selectPaintFamily(idx) {
  selectedPaintFamily = constrain(idx, 0, 3);
  for (let i = 0; i < 4; i++) {
    const el = document.getElementById(`pal-${i}`);
    if (el) {
      if (i === selectedPaintFamily) el.classList.add("active");
      else el.classList.remove("active");
    }
  }
}

function loadDefaultConstellation() {
  buildInitialConstellation();
}

function clearAllBlocks() {
  blocks = [];
}

function startAudioExperience() {
  audio.init();
}

function triggerManualWave() {
  audio.init();
  perturbationWaves.push(new PerturbationWave(width / 2, height - 60));
  audio.playWaveSigh();
}

// Dispersión uniforme garantizada por proporción áurea (nunca arrancan demasiado sincronizados)
function randomizePhases() {
  const phi = 0.618033988749895;
  for (let i = 0; i < blocks.length; i++) {
    const b = blocks[i];
    b.phase = ((i * phi + Math.random() * 0.15) % 1.0) * TWO_PI;
    b.naturalFreq = b.family.baseOmega + (random(-1, 1) + random(-1, 1)) * 0.5 * freqSpread;
  }
}

function setGridSize(newCols, newRows) {
  COLUMNS = constrain(newCols, 6, 22);
  ROWS = constrain(newRows, 3, 10);

  updateDomSlider("slider-cols", "val-cols", COLUMNS, 0);
  updateDomSlider("slider-rows", "val-rows", ROWS, 0);
  const badge = document.getElementById("val-grid");
  if (badge) badge.innerText = `${COLUMNS} × ${ROWS}`;

  document.querySelectorAll(".preset-pill").forEach(el => el.classList.remove("active"));
  const presetBtn = document.getElementById(`preset-${COLUMNS}-${ROWS}`);
  if (presetBtn) presetBtn.classList.add("active");

  computeFieldDimensions();

  // Filtrar bloques que queden fuera de las nuevas dimensiones y reposicionar los restantes
  blocks = blocks.filter(b => b.col < COLUMNS && b.row < ROWS);
  for (let b of blocks) {
    b.recalculatePosition();
  }
}

function fillAllGridBlocks() {
  blocks = [];
  const colBlock = Math.max(1, Math.floor(COLUMNS / 4));
  for (let r = 0; r < ROWS; r++) {
    for (let c = 0; c < COLUMNS; c++) {
      const familyId = (r + Math.floor(c / colBlock)) % 4;
      const noteIdx = (r * 3 + c) % HARP_SCALE.length;
      const freq = HARP_SCALE[noteIdx];
      blocks.push(new KuramotoBlock(c, r, familyId, freq));
    }
  }
  randomizePhases();
}

function toggleControlPanel() {
  const panel = document.getElementById("control-panel");
  if (panel) panel.classList.toggle("collapsed");
}

function bindDomControls() {
  const sK = document.getElementById("slider-k");
  const sInter = document.getElementById("slider-inter");
  const sSpread = document.getElementById("slider-spread");
  const sSpeed = document.getElementById("slider-speed");
  const sCols = document.getElementById("slider-cols");
  const sRows = document.getElementById("slider-rows");

  if (sK) {
    sK.addEventListener("input", (e) => {
      K_global = parseFloat(e.target.value);
      document.getElementById("val-k").innerText = K_global.toFixed(2);
    });
  }

  if (sInter) {
    sInter.addEventListener("input", (e) => {
      K_inter = parseFloat(e.target.value);
      document.getElementById("val-inter").innerText = K_inter.toFixed(2);
    });
  }

  if (sSpread) {
    sSpread.addEventListener("input", (e) => {
      freqSpread = parseFloat(e.target.value);
      document.getElementById("val-spread").innerText = freqSpread.toFixed(3);
      for (let b of blocks) {
        b.naturalFreq = b.family.baseOmega + (random(-1, 1) + random(-1, 1)) * 0.5 * freqSpread;
      }
    });
  }

  if (sSpeed) {
    sSpeed.addEventListener("input", (e) => {
      ballSpeedMult = parseFloat(e.target.value);
      document.getElementById("val-speed").innerText = `${ballSpeedMult.toFixed(1)}x`;
    });
  }

  if (sCols) {
    sCols.addEventListener("input", (e) => {
      setGridSize(parseInt(e.target.value), ROWS);
    });
  }

  if (sRows) {
    sRows.addEventListener("input", (e) => {
      setGridSize(COLUMNS, parseInt(e.target.value));
    });
  }
}

function updateDomSlider(sliderId, badgeId, val, decimals = 2) {
  const sl = document.getElementById(sliderId);
  const bd = document.getElementById(badgeId);
  if (sl) sl.value = val;
  if (bd) bd.innerText = val.toFixed(decimals);
}

// ── style.css
:root {
  --bg-deep: #080613;
  --panel-bg: rgba(22, 16, 38, 0.55);
  --panel-border: rgba(255, 255, 255, 0.14);
  --accent-crystal: #dcb8ff;
  --accent-petal: #ffafcc;
  --accent-star: #ffe082;
  --accent-moon: #9be7ff;
  --text-main: rgba(245, 240, 255, 0.92);
  --text-muted: rgba(210, 200, 235, 0.65);
}

* {
  box-sizing: border-box;
  user-select: none;
  -webkit-user-select: none;
}

html, body {
  margin: 0;
  padding: 0;
  width: 100vw;
  height: 100vh;
  overflow: hidden;
  background-color: var(--bg-deep);
  font-family: 'Outfit', sans-serif;
  color: var(--text-main);
}

canvas {
  position: absolute;
  top: 0;
  left: 0;
  width: 100%;
  height: 100%;
  z-index: 1;
  display: block;
}

/* Glass Banner de inicio de audio */
.glass-banner {
  position: fixed;
  top: 24px;
  left: 50%;
  transform: translateX(-50%);
  z-index: 20;
  cursor: pointer;
  padding: 10px 24px;
  border-radius: 30px;
  background: rgba(30, 20, 52, 0.7);
  backdrop-filter: blur(12px);
  -webkit-backdrop-filter: blur(12px);
  border: 1px solid rgba(255, 220, 255, 0.28);
  box-shadow: 0 8px 32px rgba(180, 140, 255, 0.18), inset 0 0 12px rgba(255, 255, 255, 0.1);
  transition: all 0.5s cubic-bezier(0.16, 1, 0.3, 1);
  animation: gentle-float 4s ease-in-out infinite;
}

.glass-banner:hover {
  background: rgba(45, 30, 75, 0.85);
  border-color: rgba(255, 230, 255, 0.5);
  box-shadow: 0 10px 40px rgba(220, 180, 255, 0.35);
  transform: translateX(-50%) translateY(-2px);
}

.banner-content {
  display: flex;
  align-items: center;
  gap: 12px;
  font-family: 'Cormorant Garamond', serif;
  font-size: 1.15rem;
  letter-spacing: 0.8px;
  color: #fff;
}

.sparkle {
  color: var(--accent-star);
  animation: pulse-sparkle 2.4s ease-in-out infinite alternate;
}

.prompt-text {
  font-style: italic;
}

@keyframes gentle-float {
  0%, 100% { transform: translateX(-50%) translateY(0); }
  50% { transform: translateX(-50%) translateY(-5px); }
}

@keyframes pulse-sparkle {
  0% { opacity: 0.4; transform: scale(0.85); }
  100% { opacity: 1; transform: scale(1.15); filter: drop-shadow(0 0 6px var(--accent-star)); }
}

/* Panel flotante de controles */
.floating-panel {
  position: fixed;
  bottom: 24px;
  right: 24px;
  width: 320px;
  max-width: calc(100vw - 48px);
  max-height: calc(100vh - 40px);
  z-index: 10;
  background: var(--panel-bg);
  backdrop-filter: blur(18px);
  -webkit-backdrop-filter: blur(18px);
  border: 1px solid var(--panel-border);
  border-radius: 16px;
  box-shadow: 0 12px 40px rgba(0, 0, 0, 0.45), inset 0 1px 0 rgba(255, 255, 255, 0.12);
  transition: all 0.35s cubic-bezier(0.16, 1, 0.3, 1);
  overflow: hidden;
}

.panel-header {
  display: flex;
  justify-content: space-between;
  align-items: center;
  padding: 12px 18px;
  cursor: pointer;
  background: rgba(255, 255, 255, 0.04);
  border-bottom: 1px solid rgba(255, 255, 255, 0.08);
}

.panel-title {
  display: flex;
  align-items: center;
  gap: 8px;
  font-size: 0.95rem;
  font-weight: 400;
  letter-spacing: 0.5px;
  color: var(--accent-crystal);
}

.panel-title .icon {
  font-size: 0.8rem;
  color: var(--accent-star);
}

.icon-btn {
  background: none;
  border: none;
  color: var(--text-muted);
  font-size: 1.1rem;
  cursor: pointer;
  transition: transform 0.3s ease, color 0.2s ease;
  padding: 0 4px;
}

.floating-panel.collapsed .icon-btn {
  transform: rotate(180deg);
}

.floating-panel.collapsed .panel-body {
  display: none;
}

.panel-body {
  padding: 16px 18px;
  display: flex;
  flex-direction: column;
  gap: 14px;
  max-height: calc(100vh - 100px);
  overflow-y: auto;
  overflow-x: hidden;
}

.panel-body::-webkit-scrollbar {
  width: 4px;
}

.panel-body::-webkit-scrollbar-track {
  background: transparent;
}

.panel-body::-webkit-scrollbar-thumb {
  background: rgba(255, 255, 255, 0.15);
  border-radius: 2px;
}

.control-group {
  display: flex;
  flex-direction: column;
  gap: 6px;
}

/* Controles de dimensión de cuadrícula */
.grid-inputs-row {
  display: flex;
  gap: 12px;
  align-items: center;
}

.sub-input {
  display: flex;
  align-items: center;
  gap: 6px;
  flex: 1;
}

.sub-label {
  font-size: 0.72rem;
  color: var(--text-muted);
  min-width: 28px;
}

.mini-val {
  font-family: 'Courier New', monospace;
  font-size: 0.72rem;
  color: var(--accent-star);
  min-width: 16px;
  text-align: right;
}

.grid-presets-row {
  display: grid;
  grid-template-columns: repeat(4, 1fr);
  gap: 5px;
  margin-top: 2px;
}

.preset-pill {
  background: rgba(255, 255, 255, 0.05);
  border: 1px solid rgba(255, 255, 255, 0.1);
  border-radius: 12px;
  padding: 3px 0;
  font-size: 0.70rem;
  color: var(--text-muted);
  cursor: pointer;
  text-align: center;
  transition: all 0.2s ease;
}

.preset-pill:hover {
  background: rgba(255, 255, 255, 0.12);
  color: var(--text-main);
}

.preset-pill.active {
  background: rgba(220, 184, 255, 0.22);
  border-color: rgba(220, 184, 255, 0.5);
  color: #fff;
  box-shadow: 0 0 8px rgba(220, 184, 255, 0.25);
}

.label-row {
  display: flex;
  justify-content: space-between;
  align-items: center;
  font-size: 0.82rem;
  font-weight: 400;
  color: var(--text-main);
}

.val-badge {
  font-family: 'Courier New', monospace;
  font-size: 0.8rem;
  padding: 2px 7px;
  border-radius: 8px;
  background: rgba(255, 255, 255, 0.08);
  color: var(--accent-star);
  border: 1px solid rgba(255, 255, 255, 0.1);
}

.hint {
  font-size: 0.72rem;
  color: var(--text-muted);
  line-height: 1.3;
}

/* Sliders estilizados */
input[type=range] {
  -webkit-appearance: none;
  width: 100%;
  height: 4px;
  background: rgba(255, 255, 255, 0.15);
  border-radius: 2px;
  outline: none;
  margin: 6px 0;
  transition: background 0.2s;
}

input[type=range]:hover {
  background: rgba(255, 255, 255, 0.25);
}

input[type=range]::-webkit-slider-thumb {
  -webkit-appearance: none;
  width: 15px;
  height: 15px;
  border-radius: 50%;
  background: #fff;
  cursor: pointer;
  box-shadow: 0 0 10px rgba(220, 184, 255, 0.8), 0 0 2px rgba(255, 255, 255, 1);
  transition: transform 0.15s ease, box-shadow 0.15s ease;
}

input[type=range]::-webkit-slider-thumb:hover {
  transform: scale(1.25);
  box-shadow: 0 0 14px rgba(220, 184, 255, 1), 0 0 4px #fff;
}

/* Botones de acción */
.button-row {
  display: grid;
  grid-template-columns: 1fr 1fr;
  gap: 10px;
  margin-top: 4px;
}

.action-btn {
  background: rgba(255, 255, 255, 0.07);
  border: 1px solid rgba(255, 255, 255, 0.14);
  color: var(--text-main);
  padding: 8px 10px;
  border-radius: 8px;
  font-size: 0.8rem;
  cursor: pointer;
  transition: all 0.25s ease;
  display: flex;
  justify-content: center;
  align-items: center;
}

.action-btn:hover {
  background: rgba(255, 255, 255, 0.15);
  border-color: rgba(220, 184, 255, 0.4);
  box-shadow: 0 0 12px rgba(220, 184, 255, 0.25);
  transform: translateY(-1px);
}

.action-btn.secondary {
  background: rgba(255, 255, 255, 0.04);
  border-color: rgba(255, 255, 255, 0.09);
  color: var(--text-muted);
  font-size: 0.75rem;
  padding: 6px 8px;
}

.action-btn.secondary:hover {
  background: rgba(255, 255, 255, 0.1);
  color: var(--text-main);
  border-color: rgba(255, 255, 255, 0.2);
}

/* Selector de Modo */
.mode-bar {
  display: grid;
  grid-template-columns: 1fr 1fr;
  gap: 6px;
  background: rgba(0, 0, 0, 0.25);
  padding: 3px;
  border-radius: 10px;
  border: 1px solid rgba(255, 255, 255, 0.08);
}

.mode-btn {
  background: transparent;
  border: none;
  color: var(--text-muted);
  font-family: inherit;
  font-size: 0.78rem;
  padding: 7px 6px;
  border-radius: 7px;
  cursor: pointer;
  transition: all 0.2s ease;
}

.mode-btn.active {
  background: rgba(255, 255, 255, 0.15);
  color: #fff;
  box-shadow: 0 2px 8px rgba(0, 0, 0, 0.3);
  font-weight: 500;
}

.mode-btn:hover:not(.active) {
  color: var(--text-main);
  background: rgba(255, 255, 255, 0.06);
}

/* Paleta de Familias para pintar */
.palette-row {
  display: grid;
  grid-template-columns: repeat(4, 1fr);
  gap: 5px;
}

.palette-btn {
  background: rgba(255, 255, 255, 0.05);
  border: 1px solid rgba(255, 255, 255, 0.1);
  border-radius: 6px;
  padding: 5px 3px;
  font-size: 0.72rem;
  color: var(--text-muted);
  cursor: pointer;
  display: flex;
  flex-direction: column;
  align-items: center;
  gap: 3px;
  transition: all 0.2s ease;
}

.palette-btn .dot {
  width: 8px;
  height: 8px;
  border-radius: 50%;
  display: inline-block;
  box-shadow: 0 0 5px rgba(255, 255, 255, 0.4);
}

.palette-btn:hover {
  background: rgba(255, 255, 255, 0.1);
  color: var(--text-main);
}

.palette-btn.active {
  background: rgba(255, 255, 255, 0.18);
  border-color: rgba(255, 255, 255, 0.45);
  color: #fff;
  box-shadow: 0 0 10px rgba(220, 184, 255, 0.3);
}

/* Leyenda de atajos */
.keyboard-legend {
  font-size: 0.72rem;
  color: var(--text-muted);
  border-top: 1px solid rgba(255, 255, 255, 0.08);
  padding-top: 10px;
  display: flex;
  flex-direction: column;
  gap: 4px;
  text-align: center;
}

kbd {
  background: rgba(255, 255, 255, 0.12);
  border: 1px solid rgba(255, 255, 255, 0.2);
  border-radius: 4px;
  padding: 1px 5px;
  font-family: inherit;
  font-size: 0.72rem;
  color: var(--accent-star);
}
